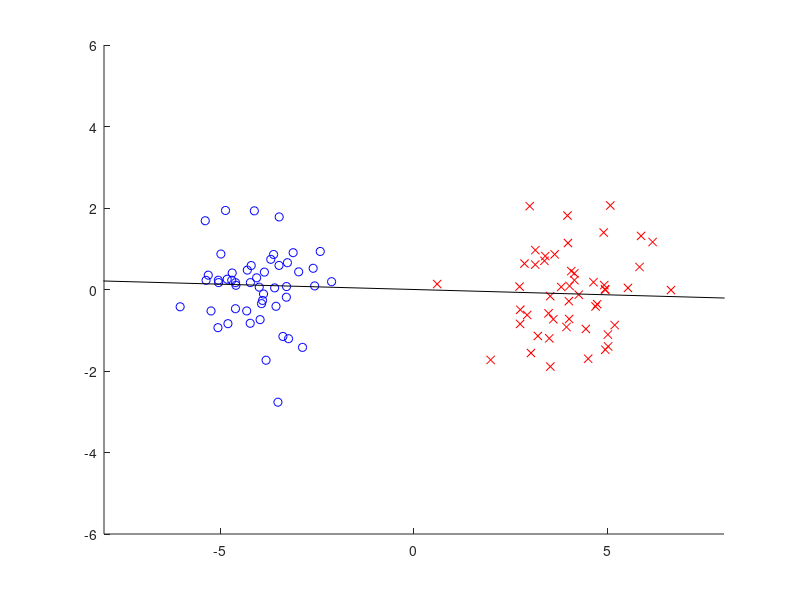

Source code (MATLAB):
n=100; x=randn(n,2);
x(1:n/2,1)=x(1:n/2,1)-4; x(n/2+1:end,1)=x(n/2+1:end,1)+4;
%x(1:n/4,1)=x(1:n/4,1)-4; x(n/4+1:n/2,1)=x(n/4+1:n/2,1)+4;
x=x-repmat(mean(x),[n,1]); y=[ones(n/2,1); 2*ones(n/2,1)];

Sw=zeros(2,2); Sb=zeros(2,2); 
for j=1:2
  p=x(y==j,:); p1=sum(p); p2=sum(p.^2,2); nj=sum(y==j);
  W=exp(-(repmat(p2,1,nj)+repmat(p2',nj,1)-2*p*p'));
  G=p'*(repmat(sum(W,2),[1 2]).*p)-p'*W*p;
  Sb=Sb+G/n+p'*p*(1-nj/n)+p1'*p1/n; Sw=Sw+G/nj;
end
[t,v]=eigs((Sb+Sb')/2,(Sw+Sw')/2,1);

figure(1); clf; hold on; axis([-8 8 -6 6]);
plot(x(y==1,1),x(y==1,2),'bo')
plot(x(y==2,1),x(y==2,2),'rx')
plot(99*[-t(1) t(1)],99*[-t(2) t(2)], 'k-')
